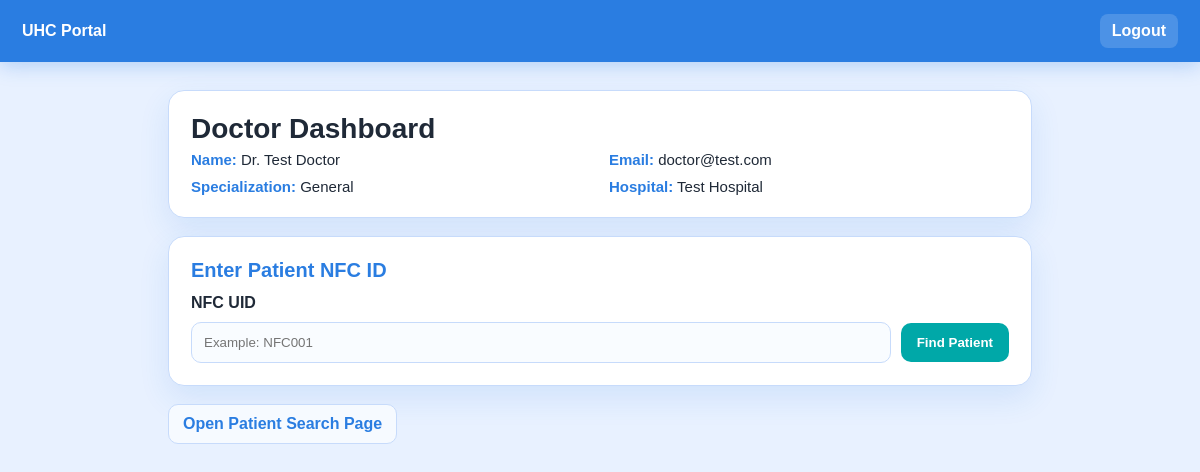
Page /doctor/dashboard/ (signed in) on the committed database.
### doctor/models.py (models this page shows, shortened)
class DoctorProfile(models.Model):
	user = models.OneToOneField(User, on_delete=models.CASCADE)
	specialization = models.CharField(max_length=100)
	hospital = models.CharField(max_length=200)
	phone = models.CharField(max_length=15, blank=True)

### doctor/views.py (the view)
# urls.py: path('dashboard/', views.dashboard_view, name='dashboard'),
@login_required
def dashboard_view(request):
	profile, _ = DoctorProfile.objects.get_or_create(
		user=request.user,
		defaults={'specialization': 'General', 'hospital': 'Not set'}
	)
	return render(request, 'doctor/dashboard.html', {'profile': profile})

### templates/doctor/dashboard.html (shortened to what this page needs)
<!DOCTYPE html>
<html>
<head>
</head>
<body>
  <div class="topbar">
    <strong>UHC Portal</strong>
    <a href="{% url 'logout' %}">Logout</a>
  </div>
  <div class="container">
    <div class="card">
      <h1>Doctor Dashboard</h1>
      <div class="meta">
        <div><b>Name:</b> Dr. {{ profile.user.get_full_name }}</div>
        <div><b>Email:</b> {{ profile.user.email }}</div>
        <div><b>Specialization:</b> {{ profile.specialization }}</div>
        <div><b>Hospital:</b> {{ profile.hospital }}</div>
      </div>
    </div>
    <div class="card">
      <h2>Enter Patient NFC ID</h2>
      <form method="post" action="{% url 'search_patient' %}">
        <label>NFC UID</label>
        <div class="form-row">
          <input type="text" name="nfc_uid" placeholder="Example: NFC001" required>
          <button type="submit">Find Patient</button>
        </div>
      </form>
    </div>
    <div class="links">
      <a href="{% url 'search_patient' %}">Open Patient Search Page</a>
    </div>
  </div>
</body>
</html>

### templates/doctor/dashboard.html (style rules this page uses)
:root { --primary: #2A7DE1; --secondary: #E8F1FF; --accent: #00A8A8; --text: #1F2937; --card: #FFFFFF; --border: #c7dbfb; }
* { box-sizing: border-box; font-family: Arial, sans-serif; }
body { margin: 0; background: var(--secondary); color: var(--text); }
.topbar { background: var(--primary); color: #fff; padding: 14px 22px; display: flex; justify-content: space-between; align-items: center; box-shadow: 0 4px 18px rgba(42, 125, 225, 0.28); }
.topbar a { color: #fff; text-decoration: none; font-weight: 600; padding: 8px 12px; border-radius: 8px; background: rgba(255, 255, 255, 0.16); }
.container { max-width: 900px; margin: 28px auto; padding: 0 18px; }
.card { background: var(--card); border: 1px solid var(--border); border-radius: 16px; padding: 22px; box-shadow: 0 12px 30px rgba(42, 125, 225, 0.12); margin-bottom: 18px; }
h1 { margin: 0 0 6px; font-size: 28px; }
h2 { margin: 0 0 12px; font-size: 20px; color: var(--primary); }
.meta { display: grid; grid-template-columns: repeat(2, minmax(220px, 1fr)); gap: 10px 18px; font-size: 15px; }
.meta b { color: var(--primary); }
label { font-weight: 600; color: var(--text); }
.form-row { margin-top: 10px; display: flex; gap: 10px; align-items: center; flex-wrap: wrap; }
input[type="text"] { flex: 1; min-width: 240px; border: 1px solid var(--border); border-radius: 10px; padding: 12px; background: #f9fcff; color: var(--text); }
button { border: none; border-radius: 10px; padding: 12px 16px; background: var(--accent); color: #fff; font-weight: 700; cursor: pointer; }
.links { display: flex; gap: 12px; flex-wrap: wrap; }
.links a { text-decoration: none; color: var(--primary); font-weight: 700; padding: 10px 14px; border: 1px solid var(--border); border-radius: 10px; background: #f6faff; }

### rows in the picture
DoctorProfile: user.get_full_name "Test Doctor", user.email "doctor@test.com", specialization "General", hospital "Test Hospital"
